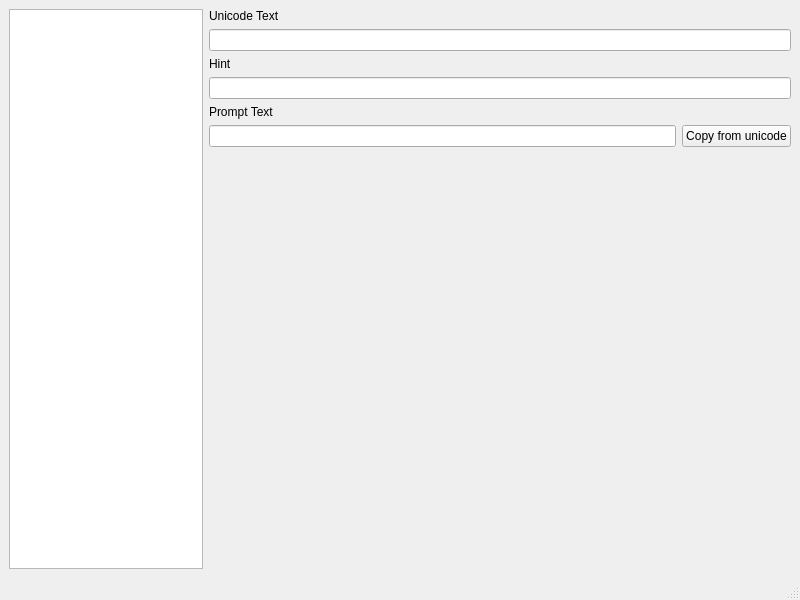
<?xml version="1.0" encoding="UTF-8"?>
<ui version="4.0">
 <class>KeyboardEditorWindow</class>
 <widget class="QMainWindow" name="KeyboardEditorWindow">
  <property name="geometry">
   <rect>
    <x>0</x>
    <y>0</y>
    <width>800</width>
    <height>600</height>
   </rect>
  </property>
  <property name="windowTitle">
   <string>MainWindow</string>
  </property>
  <widget class="QWidget" name="centralwidget">
   <layout class="QHBoxLayout" name="horizontalLayout" stretch="1,3">
    <item>
     <widget class="KeyboardListView" name="listView"/>
    </item>
    <item>
     <layout class="QVBoxLayout" name="verticalLayout" stretch="0,0,0,0,0,0,0">
      <item>
       <widget class="QLabel" name="label">
        <property name="text">
         <string>Unicode Text</string>
        </property>
       </widget>
      </item>
      <item>
       <widget class="QLineEdit" name="unicodeEdit"/>
      </item>
      <item>
       <widget class="QLabel" name="label_3">
        <property name="text">
         <string>Hint</string>
        </property>
       </widget>
      </item>
      <item>
       <widget class="QLineEdit" name="hintEdit"/>
      </item>
      <item>
       <widget class="QLabel" name="label_2">
        <property name="text">
         <string>Prompt Text</string>
        </property>
       </widget>
      </item>
      <item>
       <layout class="QHBoxLayout" name="horizontalLayout_2">
        <item>
         <widget class="QLineEdit" name="promptEdit"/>
        </item>
        <item>
         <widget class="QPushButton" name="copyUnicodePrompt">
          <property name="text">
           <string>Copy from unicode</string>
          </property>
         </widget>
        </item>
       </layout>
      </item>
      <item>
       <spacer name="verticalSpacer">
        <property name="orientation">
         <enum>Qt::Vertical</enum>
        </property>
        <property name="sizeHint" stdset="0">
         <size>
          <width>20</width>
          <height>40</height>
         </size>
        </property>
       </spacer>
      </item>
     </layout>
    </item>
   </layout>
  </widget>
  <widget class="QStatusBar" name="statusbar"/>
 </widget>
 <customwidgets>
  <customwidget>
   <class>KeyboardListView</class>
   <extends>QListView</extends>
   <header>keyboardlistview.h</header>
  </customwidget>
 </customwidgets>
 <resources/>
 <connections/>
</ui>
